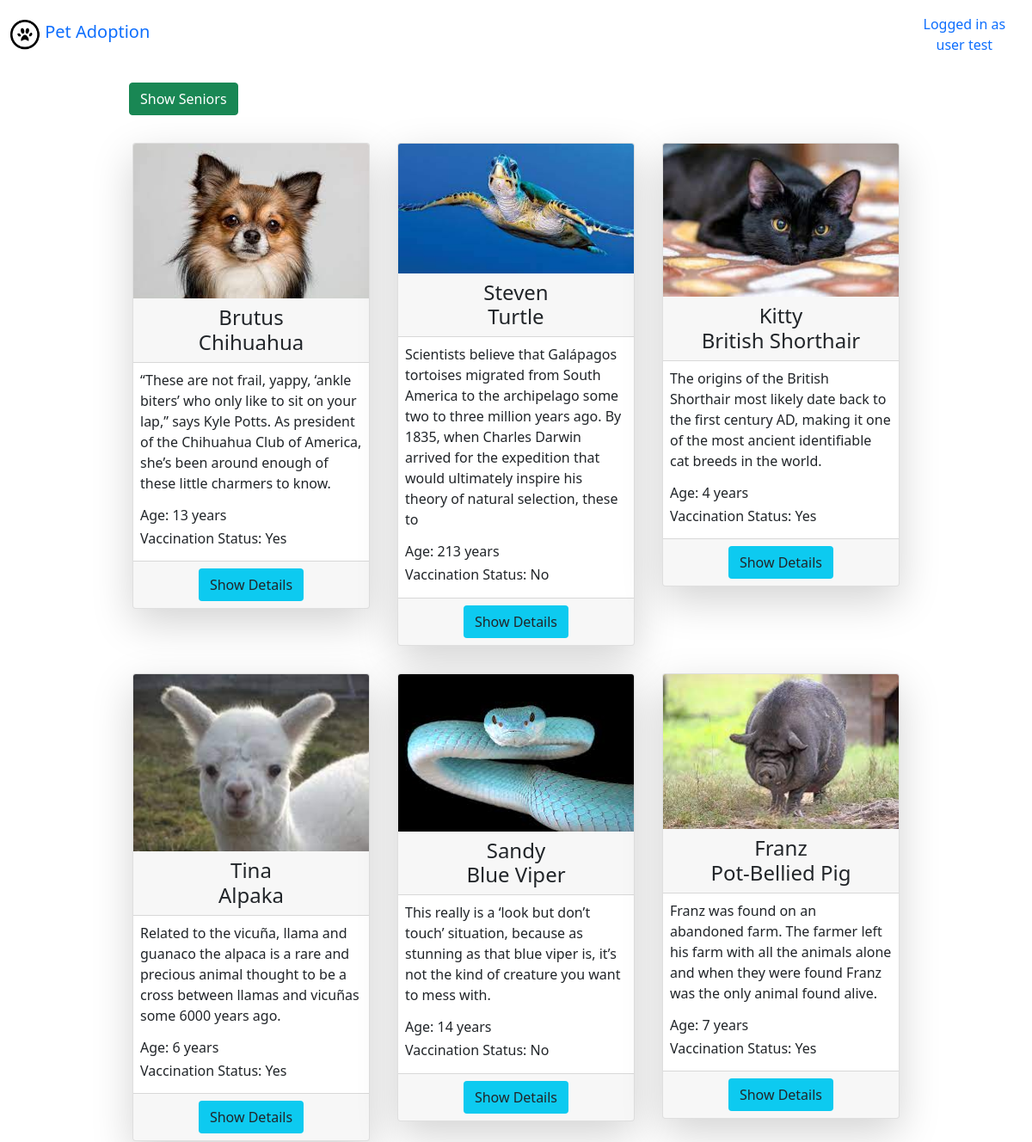
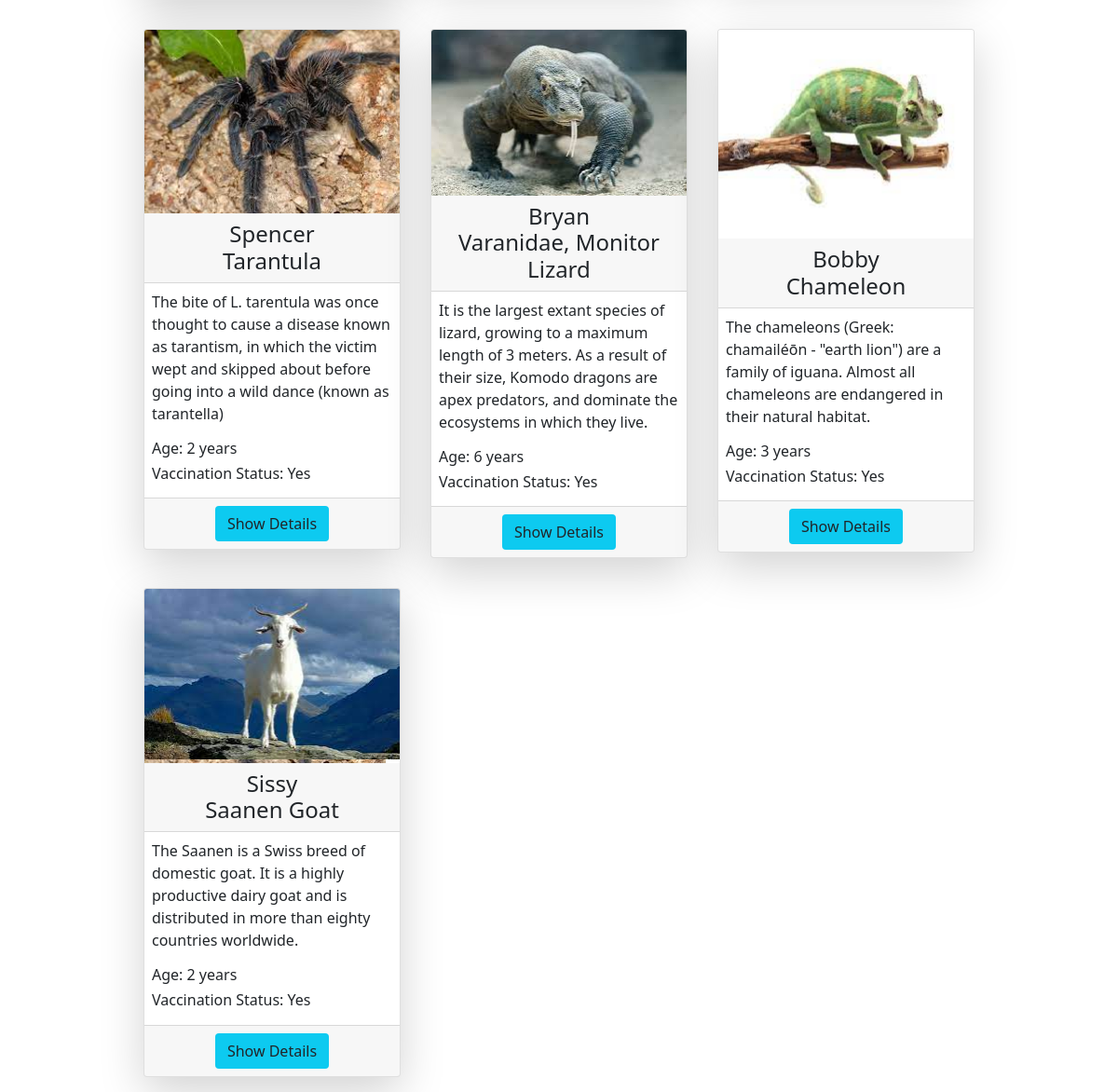
The app's page /animals/home.php (signed in) with its own data (2 pictures, top to bottom).
### tables this page shows
CREATE TABLE `users` (
  `id` int(11) NOT NULL,
  `first_name` varchar(255) NOT NULL,
  `last_name` varchar(255) NOT NULL,
  `email` varchar(255) NOT NULL,
  `phone_number` bigint(20) NOT NULL,
  `address` varchar(255) NOT NULL,
  `password` varchar(255) NOT NULL,
  `picture` varchar(255) NOT NULL,
  `status` enum('adm','user') DEFAULT NULL
);

CREATE TABLE `animals` (
  `id` int(11) NOT NULL,
  `name` varchar(255) NOT NULL,
  `located` varchar(255) NOT NULL,
  `size` varchar(255) NOT NULL,
  `age` int(4) NOT NULL,
  `vaccinated` enum('Yes','No') NOT NULL,
  `breed` varchar(255) NOT NULL,
  `description` varchar(255) NOT NULL,
  `status` enum('Adopted','Available') NOT NULL,
  `picture` varchar(255) NOT NULL
);

### animals/home.php (the view, shortened to what this page needs)
<?php
require_once '../components/db_connect.php';
$sql = "SELECT * FROM animals";
$result = mysqli_query($connect, $sql);
$tbody = '';
if (mysqli_num_rows($result) > 0) {
    while ($row = mysqli_fetch_array($result, MYSQLI_ASSOC)) {
        $tbody .= "
        <div class='col p-3'>
            <div class='card p-0 shadow-lg bg-body rounded all-animals'>
                <img class='card-img-top' src='../pictures/" . $row['picture'] . "'alt='" . $row['name'] . "'>
                <h4 class='card-header text-center'>" . $row['name'] . "</br>" . $row['breed'] . "</h4>
                <div class='card-body p-2'>
                    <p class='card-text'>" . $row['description'] . "</p>
                    <p class='h6'>
                    Age: " . $row['age'] . " years
                    </p>
                    <p class='h6'>
                    Vaccination Status: " . $row['vaccinated'] . "
                    </p>
                </div>
                <div class='card-footer text-center'>
                   <a class='btn btn-small bg-info' href='details.php?id=" . $row['id'] . "'>Show Details</a>
                </div>
            </div>
        </div>";
    }
} else {
    $tbody =  "<tr><td colspan='5'><center>No Data Available </center></td></tr>";
}
$query = "SELECT * FROM users WHERE id={$_SESSION['user']}";
$res = mysqli_query($connect, $query);
$row = mysqli_fetch_assoc($res);
?>
<!DOCTYPE html>
<html lang="en">
<head>
    <?php require_once '../components/boot.php' ?>
</head>
<nav class="navbar navbar-expand-lg">
  <div class="container-fluid">
    <a class="navbar-brand" href="home.php">
    <img src="../pictures/animal.png" alt="Logo" width="35" height="35" class="d-inline-block align-text-top">
    Pet Adoption</a>
    <ul class="navbar-nav me-auto mb-2 mb-lg-0">
    <li class="nav-item">
    <a class="nav-link text-center" href="../home.php">Logged in as <?php echo $row['first_name'] . " " . $row['last_name'] ;?></a>
    </li>
    </ul>
  </div>
</nav>
<body>
    <div class="manageProduct w-75 mt-3">
        <div class='mb-3'>
            <a href="../animals/seniors.php"><button class='btn btn-success' type="button">Show Seniors</button></a>
        </div>
        <div class="row row-cols-1 row-cols-sm-2 row-cols-md-3 cont">
            <?= $tbody; ?>
        </div>
    </div>
</body>
</html>

### animals/home.php (style rules this page uses)
.manageProduct { margin: auto; }

### records on screen
users: first_name "user", last_name "test"
animals: picture (picture), name "Brutus", breed "Chihuahua", description "“These are not frail, yappy, ‘ankle biters’ who only like to sit on your lap,” says Kyle Potts. As president of the Chihuahua Club of America, she’s been around enough of these little charmers to know.", age "13", vaccinated "Yes"
animals: picture (picture), name "Steven", breed "Turtle", description "Scientists believe that Galápagos tortoises migrated from South America to the archipelago some two to three million years ago. By 1835, when Charles Darwin arrived for the expedition that would ultimately inspire his theory of natural selection, these to", age "213", vaccinated "No"
animals: picture (picture), name "Kitty", breed "British Shorthair", description "The origins of the British Shorthair most likely date back to the first century AD, making it one of the most ancient identifiable cat breeds in the world.", age "4", vaccinated "Yes"
animals: picture (picture), name "Tina", breed "Alpaka", description "Related to the vicuña, llama and guanaco the alpaca is a rare and precious animal thought to be a cross between llamas and vicuñas some 6000 years ago.", age "6", vaccinated "Yes"
animals: picture (picture), name "Sandy", breed "Blue Viper", description "This really is a ‘look but don’t touch’ situation, because as stunning as that blue viper is, it’s not the kind of creature you want to mess with.", age "14", vaccinated "No"
animals: picture (picture), name "Franz", breed "Pot-Bellied Pig", description "Franz was found on an abandoned farm. The farmer left his farm with all the animals alone and when they were found Franz was the only animal found alive.", age "7", vaccinated "Yes"
animals: picture (picture), name "Spencer", breed "Tarantula", description "The bite of L. tarentula was once thought to cause a disease known as tarantism, in which the victim wept and skipped about before going into a wild dance (known as tarantella)", age "2", vaccinated "Yes"
animals: picture (picture), name "Bryan", breed "Varanidae, Monitor Lizard", description "It is the largest extant species of lizard, growing to a maximum length of 3 meters. As a result of their size, Komodo dragons are apex predators, and dominate the ecosystems in which they live.", age "6", vaccinated "Yes"
animals: picture (picture), name "Bobby", breed "Chameleon", description "The chameleons (Greek: chamailéōn - \"earth lion\") are a family of iguana. Almost all chameleons are endangered in their natural habitat.", age "3", vaccinated "Yes"
animals: picture (picture), name "Sissy", breed "Saanen Goat", description "The Saanen is a Swiss breed of domestic goat. It is a highly productive dairy goat and is distributed in more than eighty countries worldwide.", age "2", vaccinated "Yes"
